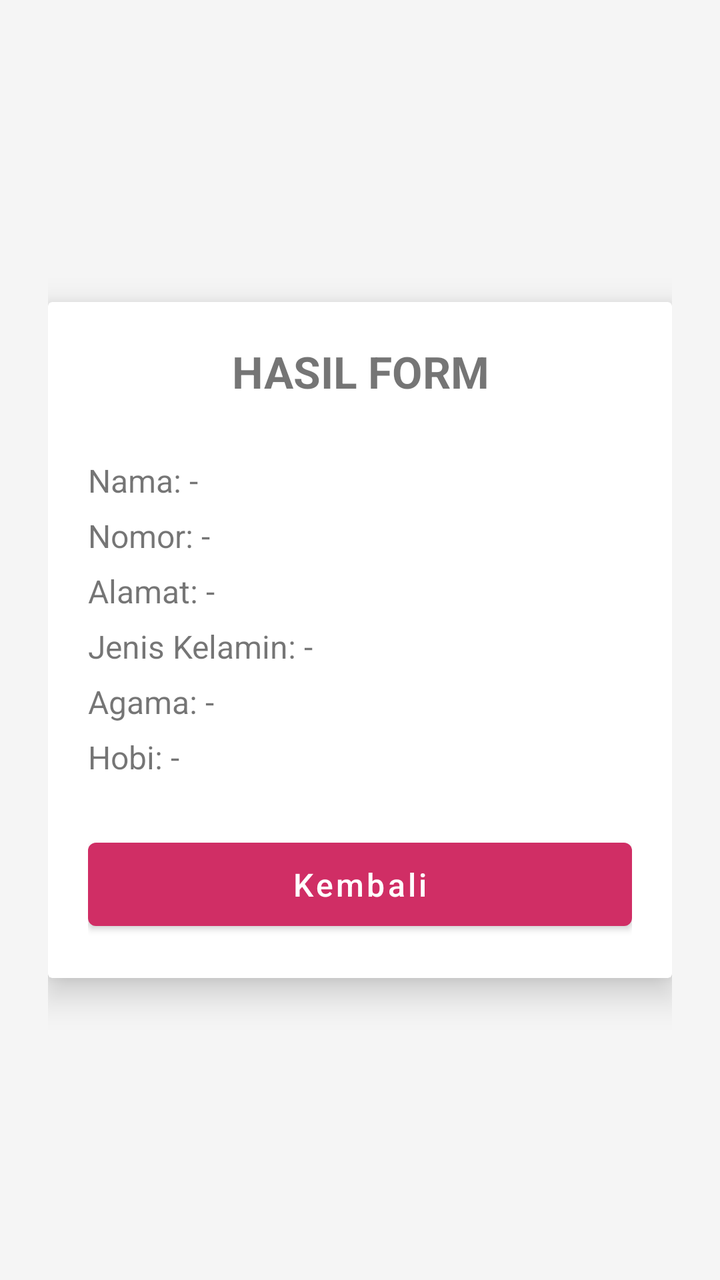
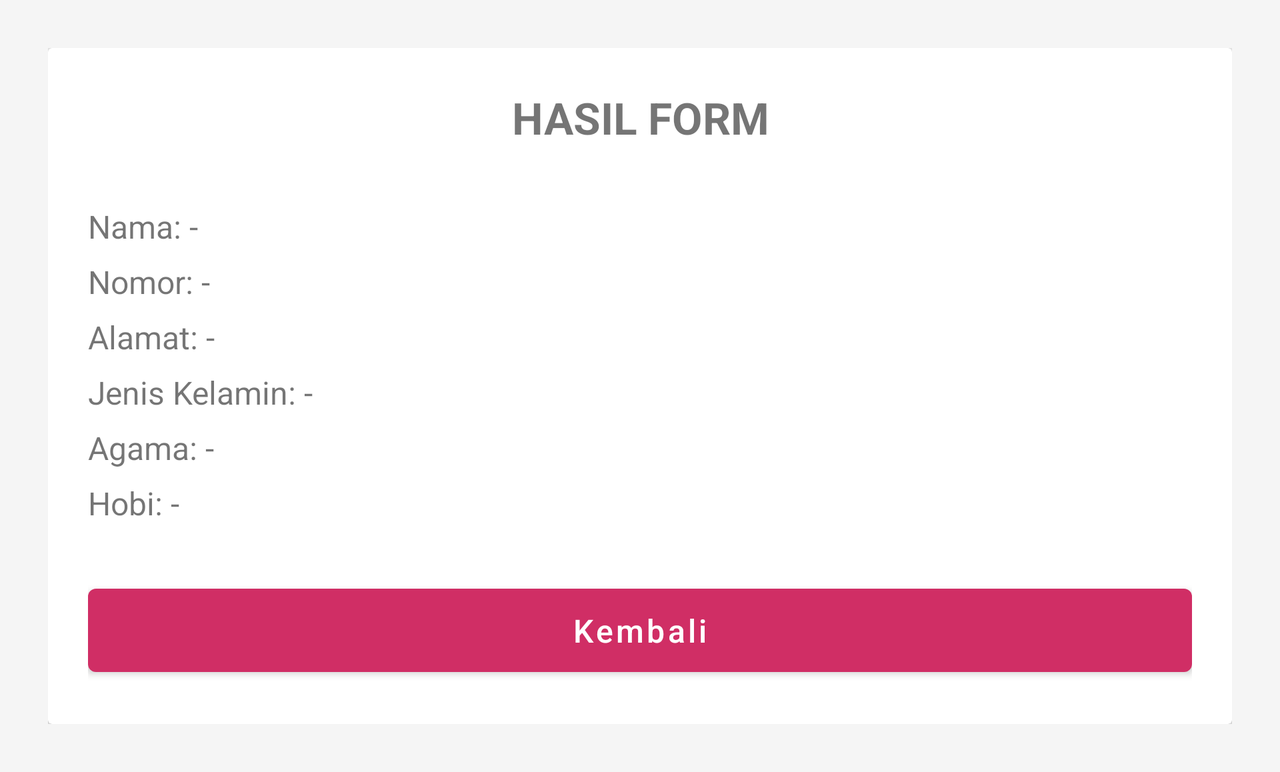

Two renders of one Android screen. The first uses the default layout on a phone; the second uses the alternative layout the repository ships for a different screen configuration, on a matching device. The two XML files are below.
<!-- AndroidManifest.xml: application theme Theme.HopeWave -->
<!-- res/layout/activity_hasil_form.xml -->
<?xml version="1.0" encoding="utf-8"?>
<RelativeLayout xmlns:android="http://schemas.android.com/apk/res/android"
    xmlns:tools="http://schemas.android.com/tools"
    xmlns:app="http://schemas.android.com/apk/res-auto"
    android:id="@+id/main"
    android:layout_width="match_parent"
    android:layout_height="match_parent"
    android:padding="24dp"
    tools:context=".HasilFormActivity">

    <androidx.cardview.widget.CardView
        android:layout_width="match_parent"
        android:layout_height="wrap_content"
        app:cardElevation="10dp"
        android:layout_centerInParent="true">

        
        <LinearLayout
            android:id="@+id/cardContainer"
            android:layout_width="match_parent"
            android:layout_height="wrap_content"
            android:orientation="vertical"
            android:padding="20dp">

            
            <TextView
                android:id="@+id/tvJudul"
                android:layout_width="match_parent"
                android:layout_height="wrap_content"
                android:text="HASIL FORM"
                android:textAlignment="center"
                android:textSize="22sp"
                android:textStyle="bold"
                android:layout_marginBottom="12dp" />

            <View
                android:layout_width="match_parent"
                android:layout_height="1dp"
                android:layout_marginBottom="10dp" />

            
            <TextView
                android:id="@+id/NamA"
                android:layout_width="match_parent"
                android:layout_height="wrap_content"
                android:text="Nama: -"
                android:textSize="16sp"
                android:layout_marginTop="6dp" />

            <TextView
                android:id="@+id/Nomerr"
                android:layout_width="match_parent"
                android:layout_height="wrap_content"
                android:text="Nomor: -"
                android:textSize="16sp"
                android:layout_marginTop="6dp" />

            <TextView
                android:id="@+id/etAlamatt"
                android:layout_width="match_parent"
                android:layout_height="wrap_content"
                android:text="Alamat: -"
                android:textSize="16sp"
                android:layout_marginTop="6dp" />

            <TextView
                android:id="@+id/tvKelamin"
                android:layout_width="match_parent"
                android:layout_height="wrap_content"
                android:text="Jenis Kelamin: -"
                android:textSize="16sp"
                android:layout_marginTop="6dp" />

            <TextView
                android:id="@+id/tvAgama"
                android:layout_width="match_parent"
                android:layout_height="wrap_content"
                android:text="Agama: -"
                android:textSize="16sp"
                android:layout_marginTop="6dp" />

            <TextView
                android:id="@+id/tvHobi"
                android:layout_width="match_parent"
                android:layout_height="wrap_content"
                android:text="Hobi: -"
                android:textSize="16sp"
                android:layout_marginTop="6dp"
                android:layout_marginBottom="10dp" />

            <View
                android:layout_width="match_parent"
                android:layout_height="1dp"
                android:layout_marginBottom="15dp" />

            
            <Button
                android:id="@+id/btnKembali"
                android:layout_width="match_parent"
                android:layout_height="wrap_content"
                android:text="Kembali"
                android:textAllCaps="false"
                android:textSize="16sp"
                android:padding="10dp" />

        </LinearLayout>
    </androidx.cardview.widget.CardView>

</RelativeLayout>
<!-- resources referenced by this layout -->
<resources>
  <style name="Theme.HopeWave" parent="Theme.MaterialComponents.DayNight.NoActionBar">
  
          
          <item name="colorPrimary">#D02E65</item>
          <item name="colorOnPrimary">#FFFFFF</item>
  
          
          <item name="colorSurface">#FFFFFF</item>
          <item name="colorOnSurface">#000000</item>
  
          
          <item name="android:windowBackground">#F5F5F5</item>
          <item name="colorOnBackground">#000000</item>
  
          
          <item name="android:statusBarColor">#E91E63</item>
  
      </style>
</resources>
<!-- res/layout-land/activity_hasil_form.xml (the repository's variant of the layout above) -->
<!-- drawn on the phone turned sideways -->
<?xml version="1.0" encoding="utf-8"?>
<ScrollView xmlns:android="http://schemas.android.com/apk/res/android"
    xmlns:tools="http://schemas.android.com/tools"
    xmlns:app="http://schemas.android.com/apk/res-auto"
    android:id="@+id/main"
    android:layout_width="match_parent"
    android:layout_height="match_parent"
    android:padding="24dp"
    tools:context=".HasilFormActivity">

    <androidx.cardview.widget.CardView
        android:layout_width="match_parent"
        android:layout_height="wrap_content"
        app:cardElevation="10dp"
        android:layout_centerInParent="true">

        
        <LinearLayout
            android:id="@+id/cardContainer"
            android:layout_width="match_parent"
            android:layout_height="wrap_content"
            android:orientation="vertical"
            android:padding="20dp">

            
            <TextView
                android:id="@+id/tvJudul"
                android:layout_width="match_parent"
                android:layout_height="wrap_content"
                android:text="HASIL FORM"
                android:textAlignment="center"
                android:textSize="22sp"
                android:textStyle="bold"
                android:layout_marginBottom="12dp" />

            <View
                android:layout_width="match_parent"
                android:layout_height="1dp"
                android:layout_marginBottom="10dp" />

            
            <TextView
                android:id="@+id/NamA"
                android:layout_width="match_parent"
                android:layout_height="wrap_content"
                android:text="Nama: -"
                android:textSize="16sp"
                android:layout_marginTop="6dp" />

            <TextView
                android:id="@+id/Nomerr"
                android:layout_width="match_parent"
                android:layout_height="wrap_content"
                android:text="Nomor: -"
                android:textSize="16sp"
                android:layout_marginTop="6dp" />

            <TextView
                android:id="@+id/etAlamatt"
                android:layout_width="match_parent"
                android:layout_height="wrap_content"
                android:text="Alamat: -"
                android:textSize="16sp"
                android:layout_marginTop="6dp" />

            <TextView
                android:id="@+id/tvKelamin"
                android:layout_width="match_parent"
                android:layout_height="wrap_content"
                android:text="Jenis Kelamin: -"
                android:textSize="16sp"
                android:layout_marginTop="6dp" />

            <TextView
                android:id="@+id/tvAgama"
                android:layout_width="match_parent"
                android:layout_height="wrap_content"
                android:text="Agama: -"
                android:textSize="16sp"
                android:layout_marginTop="6dp" />

            <TextView
                android:id="@+id/tvHobi"
                android:layout_width="match_parent"
                android:layout_height="wrap_content"
                android:text="Hobi: -"
                android:textSize="16sp"
                android:layout_marginTop="6dp"
                android:layout_marginBottom="10dp" />

            <View
                android:layout_width="match_parent"
                android:layout_height="1dp"
                android:layout_marginBottom="15dp" />

            
            <Button
                android:id="@+id/btnKembali"
                android:layout_width="match_parent"
                android:layout_height="wrap_content"
                android:text="Kembali"
                android:textAllCaps="false"
                android:textSize="16sp"
                android:padding="10dp" />

        </LinearLayout>
    </androidx.cardview.widget.CardView>

</ScrollView>
